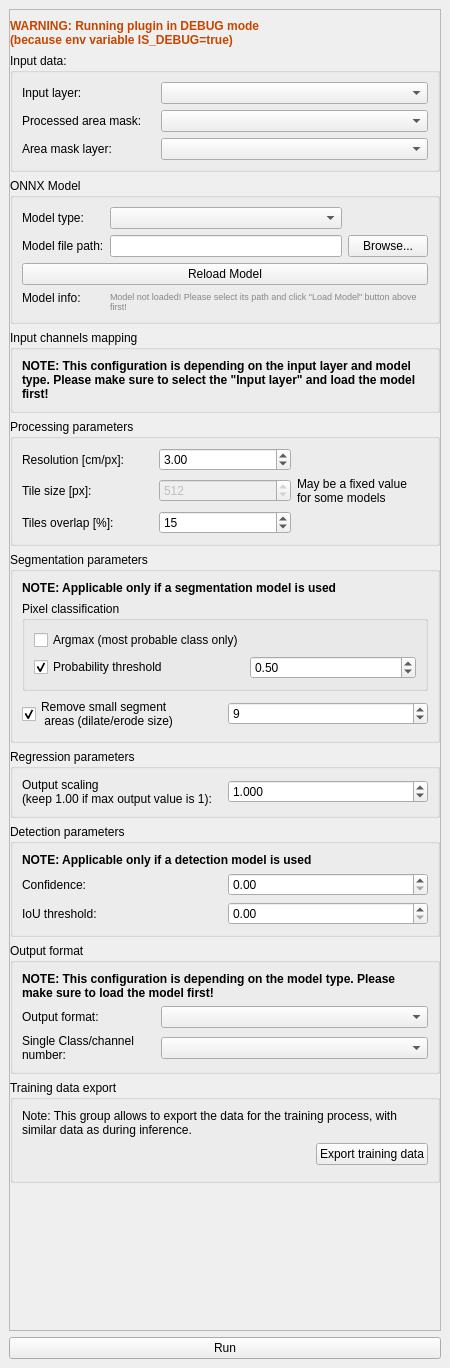
<?xml version="1.0" encoding="UTF-8"?>
<ui version="4.0">
 <class>DeepSegmentationFrameworkDockWidgetBase</class>
 <widget class="QDockWidget" name="DeepSegmentationFrameworkDockWidgetBase">
  <property name="geometry">
   <rect>
    <x>0</x>
    <y>0</y>
    <width>450</width>
    <height>1368</height>
   </rect>
  </property>
  <property name="windowTitle">
   <string>Deep Segmentation Framework</string>
  </property>
  <widget class="QWidget" name="dockWidgetContents">
   <layout class="QGridLayout" name="gridLayout">
    <item row="0" column="0">
     <widget class="QScrollArea" name="scrollArea">
      <property name="widgetResizable">
       <bool>true</bool>
      </property>
      <widget class="QWidget" name="scrollAreaWidgetContents">
       <property name="geometry">
        <rect>
         <x>0</x>
         <y>0</y>
         <width>434</width>
         <height>1308</height>
        </rect>
       </property>
       <layout class="QVBoxLayout" name="verticalLayout_3">
        <property name="leftMargin">
         <number>0</number>
        </property>
        <property name="rightMargin">
         <number>0</number>
        </property>
        <property name="bottomMargin">
         <number>0</number>
        </property>
        <item>
         <widget class="QLabel" name="label_debugModeWarning">
          <property name="font">
           <font>
            <pointsize>9</pointsize>
            <weight>75</weight>
            <bold>true</bold>
           </font>
          </property>
          <property name="styleSheet">
           <string notr="true">color:rgb(198, 70, 0)</string>
          </property>
          <property name="text">
           <string>WARNING: Running plugin in DEBUG mode
(because env variable IS_DEBUG=true)</string>
          </property>
         </widget>
        </item>
        <item>
         <widget class="QgsCollapsibleGroupBox" name="mGroupBox_3">
          <property name="sizePolicy">
           <sizepolicy hsizetype="Preferred" vsizetype="Maximum">
            <horstretch>0</horstretch>
            <verstretch>0</verstretch>
           </sizepolicy>
          </property>
          <property name="title">
           <string>Input data:</string>
          </property>
          <layout class="QGridLayout" name="gridLayout_5">
           <item row="0" column="1" colspan="2">
            <widget class="QgsMapLayerComboBox" name="mMapLayerComboBox_inputLayer"/>
           </item>
           <item row="1" column="1" colspan="2">
            <widget class="QComboBox" name="comboBox_processedAreaSelection"/>
           </item>
           <item row="0" column="0">
            <widget class="QLabel" name="label_10">
             <property name="text">
              <string>Input layer:</string>
             </property>
            </widget>
           </item>
           <item row="1" column="0">
            <widget class="QLabel" name="label_11">
             <property name="text">
              <string>Processed area mask:</string>
             </property>
            </widget>
           </item>
           <item row="2" column="0">
            <widget class="QLabel" name="label_areaMaskLayer">
             <property name="text">
              <string>Area mask layer:</string>
             </property>
            </widget>
           </item>
           <item row="2" column="1" colspan="2">
            <widget class="QgsMapLayerComboBox" name="mMapLayerComboBox_areaMaskLayer"/>
           </item>
          </layout>
         </widget>
        </item>
        <item>
         <widget class="QgsCollapsibleGroupBox" name="mGroupBox">
          <property name="sizePolicy">
           <sizepolicy hsizetype="Preferred" vsizetype="Maximum">
            <horstretch>0</horstretch>
            <verstretch>0</verstretch>
           </sizepolicy>
          </property>
          <property name="title">
           <string>ONNX Model</string>
          </property>
          <layout class="QGridLayout" name="gridLayout_7">
           <item row="1" column="2">
            <widget class="QPushButton" name="pushButton_browseModelPath">
             <property name="enabled">
              <bool>true</bool>
             </property>
             <property name="text">
              <string>Browse...</string>
             </property>
            </widget>
           </item>
           <item row="3" column="0">
            <widget class="QLabel" name="label_3">
             <property name="text">
              <string>Model info:</string>
             </property>
            </widget>
           </item>
           <item row="3" column="1" rowspan="2" colspan="2">
            <widget class="QLabel" name="label_modelInfo">
             <property name="font">
              <font>
               <pointsize>7</pointsize>
              </font>
             </property>
             <property name="styleSheet">
              <string notr="true">color: rgb(135, 135, 133);</string>
             </property>
             <property name="text">
              <string>Model not loaded! Please select its path and click &quot;Load Model&quot; button above first!</string>
             </property>
             <property name="wordWrap">
              <bool>true</bool>
             </property>
            </widget>
           </item>
           <item row="1" column="1">
            <widget class="QLineEdit" name="lineEdit_modelPath">
             <property name="enabled">
              <bool>true</bool>
             </property>
            </widget>
           </item>
           <item row="2" column="0" colspan="3">
            <widget class="QPushButton" name="pushButton_reloadModel">
             <property name="text">
              <string>Reload Model</string>
             </property>
            </widget>
           </item>
           <item row="1" column="0">
            <widget class="QLabel" name="label_4">
             <property name="text">
              <string>Model file path:</string>
             </property>
            </widget>
           </item>
           <item row="0" column="0">
            <widget class="QLabel" name="label_5">
             <property name="text">
              <string>Model type:</string>
             </property>
            </widget>
           </item>
           <item row="0" column="1">
            <widget class="QComboBox" name="comboBox_modelType"/>
           </item>
          </layout>
         </widget>
        </item>
        <item>
         <widget class="QgsCollapsibleGroupBox" name="mGroupBox_2">
          <property name="sizePolicy">
           <sizepolicy hsizetype="Preferred" vsizetype="Maximum">
            <horstretch>0</horstretch>
            <verstretch>0</verstretch>
           </sizepolicy>
          </property>
          <property name="title">
           <string>Input channels mapping</string>
          </property>
          <layout class="QGridLayout" name="gridLayout_4">
           <item row="1" column="0">
            <layout class="QVBoxLayout" name="verticalLayout_inputChannelsMapping"/>
           </item>
           <item row="0" column="0">
            <widget class="QLabel" name="label_12">
             <property name="font">
              <font>
               <weight>75</weight>
               <bold>true</bold>
              </font>
             </property>
             <property name="text">
              <string>NOTE: This configuration is depending on the input layer and model type. Please make sure to select the &quot;Input layer&quot; and load the model first!</string>
             </property>
             <property name="wordWrap">
              <bool>true</bool>
             </property>
            </widget>
           </item>
          </layout>
         </widget>
        </item>
        <item>
         <widget class="QgsCollapsibleGroupBox" name="mGroupBox_4">
          <property name="sizePolicy">
           <sizepolicy hsizetype="Preferred" vsizetype="Maximum">
            <horstretch>0</horstretch>
            <verstretch>0</verstretch>
           </sizepolicy>
          </property>
          <property name="title">
           <string>Processing parameters</string>
          </property>
          <layout class="QGridLayout" name="gridLayout_8">
           <item row="1" column="0">
            <widget class="QLabel" name="label_8">
             <property name="text">
              <string>Tile size [px]:</string>
             </property>
            </widget>
           </item>
           <item row="0" column="1">
            <widget class="QDoubleSpinBox" name="doubleSpinBox_resolution_cm_px">
             <property name="decimals">
              <number>2</number>
             </property>
             <property name="minimum">
              <double>0.000000000000000</double>
             </property>
             <property name="maximum">
              <double>999999.000000000000000</double>
             </property>
             <property name="value">
              <double>3.000000000000000</double>
             </property>
            </widget>
           </item>
           <item row="0" column="0">
            <widget class="QLabel" name="label">
             <property name="text">
              <string>Resolution [cm/px]:</string>
             </property>
            </widget>
           </item>
           <item row="1" column="1">
            <widget class="QSpinBox" name="spinBox_tileSize_px">
             <property name="enabled">
              <bool>false</bool>
             </property>
             <property name="maximum">
              <number>99999</number>
             </property>
             <property name="value">
              <number>512</number>
             </property>
            </widget>
           </item>
           <item row="1" column="2">
            <widget class="QLabel" name="label_13">
             <property name="text">
              <string>May be a fixed value
for some models</string>
             </property>
            </widget>
           </item>
           <item row="2" column="0">
            <widget class="QLabel" name="label_19">
             <property name="text">
              <string>Tiles overlap [%]:</string>
             </property>
            </widget>
           </item>
           <item row="2" column="1">
            <widget class="QSpinBox" name="spinBox_processingTileOverlapPercentage">
             <property name="suffix">
              <string/>
             </property>
             <property name="value">
              <number>15</number>
             </property>
            </widget>
           </item>
          </layout>
         </widget>
        </item>
        <item>
         <widget class="QgsCollapsibleGroupBox" name="mGroupBox_segmentationParameters">
          <property name="sizePolicy">
           <sizepolicy hsizetype="Preferred" vsizetype="Maximum">
            <horstretch>0</horstretch>
            <verstretch>0</verstretch>
           </sizepolicy>
          </property>
          <property name="title">
           <string>Segmentation parameters</string>
          </property>
          <layout class="QGridLayout" name="gridLayout_10">
           <item row="0" column="0" colspan="2">
            <widget class="QLabel" name="label_2">
             <property name="font">
              <font>
               <weight>75</weight>
               <bold>true</bold>
              </font>
             </property>
             <property name="text">
              <string>NOTE: Applicable only if a segmentation model is used</string>
             </property>
            </widget>
           </item>
           <item row="2" column="0">
            <widget class="QCheckBox" name="checkBox_removeSmallAreas">
             <property name="text">
              <string>Remove small segment 
 areas (dilate/erode size)</string>
             </property>
             <property name="checked">
              <bool>true</bool>
             </property>
            </widget>
           </item>
           <item row="2" column="1">
            <widget class="QSpinBox" name="spinBox_dilateErodeSize">
             <property name="value">
              <number>9</number>
             </property>
            </widget>
           </item>
           <item row="1" column="0" colspan="2">
            <widget class="QGroupBox" name="groupBox">
             <property name="title">
              <string>Pixel classification</string>
             </property>
             <layout class="QGridLayout" name="gridLayout_6">
              <item row="1" column="1">
               <widget class="QDoubleSpinBox" name="doubleSpinBox_probabilityThreshold">
                <property name="decimals">
                 <number>2</number>
                </property>
                <property name="maximum">
                 <double>1.000000000000000</double>
                </property>
                <property name="singleStep">
                 <double>0.050000000000000</double>
                </property>
                <property name="value">
                 <double>0.500000000000000</double>
                </property>
               </widget>
              </item>
              <item row="0" column="0">
               <widget class="QCheckBox" name="checkBox_pixelClassArgmaxEnabled">
                <property name="text">
                 <string>Argmax (most probable class only)</string>
                </property>
               </widget>
              </item>
              <item row="1" column="0">
               <widget class="QCheckBox" name="checkBox_pixelClassEnableThreshold">
                <property name="text">
                 <string>Probability threshold</string>
                </property>
                <property name="checked">
                 <bool>true</bool>
                </property>
               </widget>
              </item>
             </layout>
            </widget>
           </item>
          </layout>
         </widget>
        </item>
        <item>
         <widget class="QgsCollapsibleGroupBox" name="mGroupBox_regressionParameters">
          <property name="sizePolicy">
           <sizepolicy hsizetype="Preferred" vsizetype="Maximum">
            <horstretch>0</horstretch>
            <verstretch>0</verstretch>
           </sizepolicy>
          </property>
          <property name="title">
           <string>Regression parameters</string>
          </property>
          <layout class="QGridLayout" name="gridLayout_11">
           <item row="0" column="0">
            <widget class="QLabel" name="label_6">
             <property name="text">
              <string>Output scaling 
(keep 1.00 if max output value is 1):</string>
             </property>
            </widget>
           </item>
           <item row="0" column="1">
            <widget class="QDoubleSpinBox" name="doubleSpinBox_regressionScaling">
             <property name="decimals">
              <number>3</number>
             </property>
             <property name="maximum">
              <double>9999.000000000000000</double>
             </property>
             <property name="value">
              <double>1.000000000000000</double>
             </property>
            </widget>
           </item>
          </layout>
         </widget>
        </item>
        <item>
         <widget class="QgsCollapsibleGroupBox" name="mGroupBox_detectionParameters">
          <property name="title">
           <string>Detection parameters</string>
          </property>
          <layout class="QGridLayout" name="gridLayout_9">
           <item row="3" column="0">
            <widget class="QLabel" name="label_22">
             <property name="text">
              <string>IoU threshold:</string>
             </property>
            </widget>
           </item>
           <item row="3" column="1">
            <widget class="QDoubleSpinBox" name="doubleSpinBox_iouScore">
             <property name="decimals">
              <number>2</number>
             </property>
             <property name="maximum">
              <double>1.000000000000000</double>
             </property>
             <property name="singleStep">
              <double>0.050000000000000</double>
             </property>
            </widget>
           </item>
           <item row="1" column="0">
            <widget class="QLabel" name="label_21">
             <property name="text">
              <string>Confidence:</string>
             </property>
            </widget>
           </item>
           <item row="0" column="0" colspan="2">
            <widget class="QLabel" name="label_20">
             <property name="font">
              <font>
               <weight>75</weight>
               <bold>true</bold>
              </font>
             </property>
             <property name="text">
              <string>NOTE: Applicable only if a detection model is used</string>
             </property>
            </widget>
           </item>
           <item row="1" column="1">
            <widget class="QDoubleSpinBox" name="doubleSpinBox_confidence">
             <property name="decimals">
              <number>2</number>
             </property>
             <property name="maximum">
              <double>1.000000000000000</double>
             </property>
             <property name="singleStep">
              <double>0.050000000000000</double>
             </property>
            </widget>
           </item>
          </layout>
         </widget>
        </item>
        <item>
         <widget class="QgsCollapsibleGroupBox" name="mGroupBox_6">
          <property name="sizePolicy">
           <sizepolicy hsizetype="Preferred" vsizetype="Maximum">
            <horstretch>0</horstretch>
            <verstretch>0</verstretch>
           </sizepolicy>
          </property>
          <property name="title">
           <string>Output format</string>
          </property>
          <layout class="QGridLayout" name="gridLayout_2">
           <item row="1" column="1" colspan="2">
            <widget class="QComboBox" name="comboBox_modelOutputFormat"/>
           </item>
           <item row="1" column="0">
            <widget class="QLabel" name="label_18">
             <property name="text">
              <string>Output format:</string>
             </property>
            </widget>
           </item>
           <item row="2" column="1" colspan="2">
            <widget class="QComboBox" name="comboBox_outputFormatClassNumber"/>
           </item>
           <item row="0" column="0" colspan="3">
            <widget class="QLabel" name="label_17">
             <property name="font">
              <font>
               <weight>75</weight>
               <bold>true</bold>
              </font>
             </property>
             <property name="text">
              <string>NOTE: This configuration is depending on the model type. Please make sure to load the model first!</string>
             </property>
             <property name="wordWrap">
              <bool>true</bool>
             </property>
            </widget>
           </item>
           <item row="2" column="0">
            <widget class="QLabel" name="label_9">
             <property name="text">
              <string>Single Class/channel 
number:</string>
             </property>
            </widget>
           </item>
          </layout>
         </widget>
        </item>
        <item>
         <widget class="QgsCollapsibleGroupBox" name="mGroupBox_8">
          <property name="sizePolicy">
           <sizepolicy hsizetype="Preferred" vsizetype="Maximum">
            <horstretch>0</horstretch>
            <verstretch>0</verstretch>
           </sizepolicy>
          </property>
          <property name="title">
           <string>Training data export</string>
          </property>
          <layout class="QVBoxLayout" name="verticalLayout_4">
           <item>
            <widget class="QLabel" name="label_15">
             <property name="text">
              <string>Note: This group allows to export the data for the training process, with similar data as during inference.</string>
             </property>
             <property name="wordWrap">
              <bool>true</bool>
             </property>
            </widget>
           </item>
           <item>
            <layout class="QVBoxLayout" name="verticalLayout_trainingDataExport"/>
           </item>
           <item>
            <layout class="QHBoxLayout" name="horizontalLayout_2">
             <item>
              <spacer name="horizontalSpacer">
               <property name="orientation">
                <enum>Qt::Horizontal</enum>
               </property>
               <property name="sizeHint" stdset="0">
                <size>
                 <width>40</width>
                 <height>20</height>
                </size>
               </property>
              </spacer>
             </item>
             <item>
              <widget class="QPushButton" name="pushButton_runTrainingDataExport">
               <property name="text">
                <string>Export training data</string>
               </property>
              </widget>
             </item>
            </layout>
           </item>
           <item>
            <widget class="QWidget" name="widget_3" native="true">
             <layout class="QHBoxLayout" name="horizontalLayout">
              <property name="leftMargin">
               <number>0</number>
              </property>
              <property name="topMargin">
               <number>0</number>
              </property>
              <property name="rightMargin">
               <number>0</number>
              </property>
              <property name="bottomMargin">
               <number>0</number>
              </property>
             </layout>
            </widget>
           </item>
          </layout>
         </widget>
        </item>
        <item>
         <spacer name="verticalSpacer">
          <property name="orientation">
           <enum>Qt::Vertical</enum>
          </property>
          <property name="sizeHint" stdset="0">
           <size>
            <width>20</width>
            <height>40</height>
           </size>
          </property>
         </spacer>
        </item>
       </layout>
      </widget>
     </widget>
    </item>
    <item row="1" column="0">
     <layout class="QVBoxLayout" name="verticalLayout">
      <item>
       <widget class="QPushButton" name="pushButton_runInference">
        <property name="text">
         <string>Run</string>
        </property>
       </widget>
      </item>
     </layout>
    </item>
   </layout>
  </widget>
 </widget>
 <customwidgets>
  <customwidget>
   <class>QgsCollapsibleGroupBox</class>
   <extends>QGroupBox</extends>
   <header>qgscollapsiblegroupbox.h</header>
   <container>1</container>
  </customwidget>
  <customwidget>
   <class>QgsMapLayerComboBox</class>
   <extends>QComboBox</extends>
   <header>qgsmaplayercombobox.h</header>
  </customwidget>
 </customwidgets>
 <resources/>
 <connections/>
</ui>
